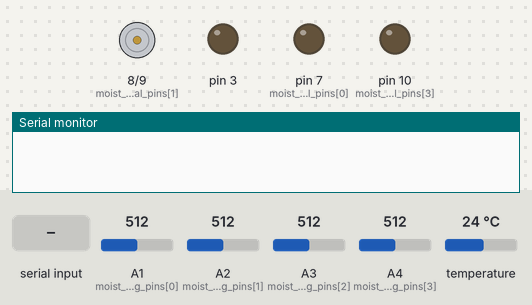
The sketch below on a simulated Arduino Uno, built with avr-gcc and run on an emulated ATmega328P. Parts: motor-driver pin pairs drawn as motors (green arrow = first pin HIGH = forward, orange = second pin HIGH = backward, longer = more drive), output pins drawn as LEDs (lit = HIGH), the last lines printed to the serial monitor. The test bench sets the inputs (shaded band); at power-on: A1 (moist_analog_pins[0]) = 512, A2 (moist_analog_pins[1]) = 512, A3 (moist_analog_pins[2]) = 512, A4 (moist_analog_pins[3]) = 512, temperature 24 °C. Pins used as bus, display or sensor lines are not drawn.

Above: at 1.2 s.
1.3 s: "SoilMoisture" received over Serial
At 2.2 s:
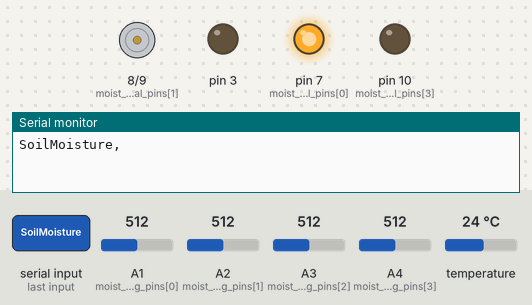
At 3.3 s:
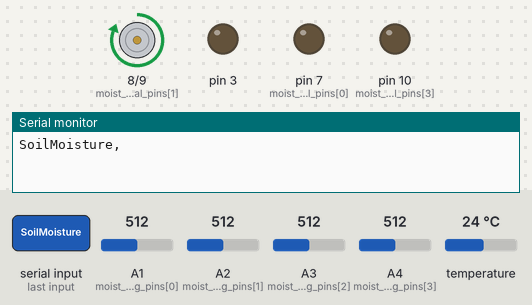
4.3 s: "Soil1,\n" received over Serial
At 5.4 s:
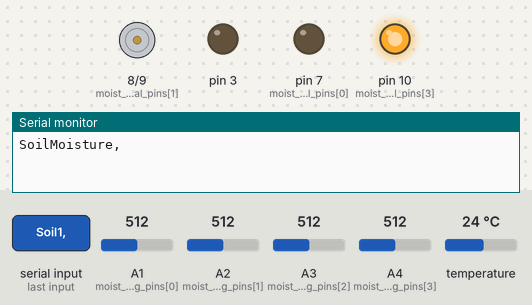
7.2 s: "All" received over Serial
Timing chart, 0 to 10.2 s (numbered marks = the images above; inputs shaded):
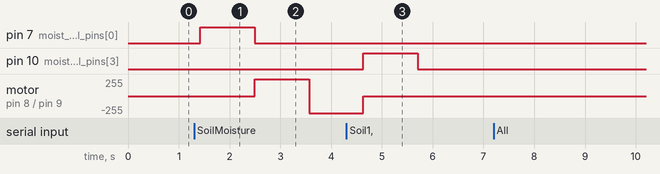

The sketch:

area51_2mo_3heatsuc1min_2salt_2drsuc_redmud.ino
```cpp
char delimiter =',';


//---------------------below required by module heat_suction_sensor----------------------------------------------------#
#include <OneWire.h>
OneWire  ds(3);  // on pin 10 (a 4.7K resistor is necessary)
// OneWire DS18S20, DS18B20, DS1822 Temperature Example
//
// http://www.pjrc.com/teensy/td_libs_OneWire.html
//
// The DallasTemperature library can do all this work for you!
// http://milesburton.com/Dallas_Temperature_Control_Library

byte heat_suction_sensor_1_addr[8];
byte heat_suction_sensor_2_addr[8];


int  heat_suction_sensor_heat_sw_1= 6;
//int  heat_suction_sensor_heat_sw_2= 5;
int  temp_sampling_number =20;
int  temp_sampling_interval_ms=1000;
//int  temp_sampling_number =20;
//int  temp_sampling_interval_ms=100;

//---------------------above required by module heat_suction_sensor----------------------------------------------------#


//---------------------below required by module salinity_humidity_sensor----------------------------------------------------#

#include <dht.h>
dht DHT;
#define DHT22_PIN_1 2
#define DHT22_PIN_2 11
//---------------------above required by module salinity_humidity_sensor----------------------------------------------------#


//-------------------below required by analog digital for moisture ---------------------

static const uint8_t moist_analog_pins[]  = {A1,A2,A3,A4};
int moist_digital_pins[] = {7,8,9,10};
int moist_number_readings=7;
int moist_dummy_readings=3;
int const moist_number_sensors=sizeof(moist_analog_pins);
float moist_data[moist_number_sensors];

//-------------------above required by analog digital for moisture ---------------------

void setup() {
  Serial.begin(9600); // open serial port, set the baud rate as 9600 bps
  pinMode(3, OUTPUT);


//---------------------below required by module analog moisture sensor----------------------------------------------------#

  for (int i=0; i<moist_number_sensors;i++){
      pinMode(moist_digital_pins[i],OUTPUT);
  }
//---------------------above required by module analog moisture sensor----------------------------------------------------#


//---------------------below required by module heat_suction_sensor----------------------------------------------------#
// define the address
////const char  addr='28E5A34A8007F';
//heat_suction_sensor_1_addr[0]=0x28;
//heat_suction_sensor_1_addr[1]=0xE5;
//heat_suction_sensor_1_addr[2]=0xA3;
//heat_suction_sensor_1_addr[3]=0x4A;
//heat_suction_sensor_1_addr[4]=0x08;
//heat_suction_sensor_1_addr[5]=0x00;
//heat_suction_sensor_1_addr[6]=0x00;
//heat_suction_sensor_1_addr[7]=0x7F;
////addr[0]=0x2847A686800B4;
//heat_suction_sensor_2_addr[0]=0x28;
//heat_suction_sensor_2_addr[1]=0x47;
//heat_suction_sensor_2_addr[2]=0xA6;
//heat_suction_sensor_2_addr[3]=0x86;
//heat_suction_sensor_2_addr[4]=0x08;
//heat_suction_sensor_2_addr[5]=0x00;
//heat_suction_sensor_2_addr[6]=0x00;
//heat_suction_sensor_2_addr[7]=0xB4;

// define the address
//const char  addr='28E5A34A8007F';
heat_suction_sensor_1_addr[0]=0x28;
heat_suction_sensor_1_addr[1]=0x96;
heat_suction_sensor_1_addr[2]=0xA2;
heat_suction_sensor_1_addr[3]=0x29;
heat_suction_sensor_1_addr[4]=0x08;
heat_suction_sensor_1_addr[5]=0x00;
heat_suction_sensor_1_addr[6]=0x00;
heat_suction_sensor_1_addr[7]=0x6B;

pinMode(heat_suction_sensor_heat_sw_1, OUTPUT);  // switch for heating sucktion sensor 1
//pinMode(heat_suction_sensor_heat_sw_2, OUTPUT);  // switch for heating sucktion sensor 2
//---------------------above required by module heat_suction_sensor----------------------------------------------------#

}


//void loop() {
//Serial.print("Soil1,");
//heat_suction_sensor(heat_suction_sensor_1_addr,heat_suction_sensor_heat_sw_1,temp_sampling_number,temp_sampling_interval_ms);
//delay(2000);
//heat_suction_sensor(heat_suction_sensor_2_addr,heat_suction_sensor_heat_sw_2,temp_sampling_number,temp_sampling_interval_ms);
//delay(2000);
//read_salinity_humidity_sensor(DHT22_PIN_2);
//delay(2000);
//read_salinity_humidity_sensor(DHT22_PIN_1);
//delay(2000);
//read_analog_moisture_sensor();
//delay(2000);
//Serial.println();
//}
void loop(void) {
    String content = "";
    char character;
    while(Serial.available()) {
        character = Serial.read();
        content.concat(character);
        delay (10);
    }
    if (content != ""){
        if (content == "All") {
            Serial.print("All");
            Serial.print(delimiter);
            heat_suction_sensor(heat_suction_sensor_1_addr,heat_suction_sensor_heat_sw_1,temp_sampling_number,temp_sampling_interval_ms);
            read_salinity_humidity_sensor(DHT22_PIN_2);
            read_salinity_humidity_sensor(DHT22_PIN_1);
            read_analog_moisture_sensor();
            Serial.println("AllDone");
        }
        else if (content == "SoilMoisture") {
            Serial.print("SoilMoisture");
            Serial.print(delimiter);
            read_analog_moisture_sensor();
            Serial.println("SoilMoistureDone");
        }
        else if (content == "SoilSalinity") {
            Serial.print("SoilSalinity");
            Serial.print(delimiter);
            read_salinity_humidity_sensor(DHT22_PIN_2);
            read_salinity_humidity_sensor(DHT22_PIN_1);
            Serial.println("SoilSalinityDone");
        }
        else if (content == "SoilSuction") {
            Serial.print("SoilSuction");
            Serial.print(delimiter);
            heat_suction_sensor(heat_suction_sensor_1_addr,heat_suction_sensor_heat_sw_1,temp_sampling_number,temp_sampling_interval_ms);
            Serial.println("SoilSuctionDone");
        }
        else {
          Serial.println(content);
        }
    } //content != ""
}  //loop

void heat_suction_sensor(byte heat_suction_sensor_addr[8],int heat_sw,int sampling_number, int sampling_interval_ms){

  Serial.print("SucHeat");
  Serial.print(delimiter);
  Serial.print(heat_suction_sensor_addr[0],HEX);
  Serial.print(heat_suction_sensor_addr[1],HEX);
  Serial.print(delimiter);
  Serial.print("Heating");
  Serial.print(delimiter);
//  int heat_sw;
//  byte heat_suction_sensor_addr[8];
  digitalWrite(heat_sw, HIGH);
  for (int i=0; i<=sampling_number; i++)
  {
      delay (sampling_interval_ms);
      read_DS18B20_by_addr(heat_suction_sensor_addr) ;
  }

  Serial.print("Dsping");
  Serial.print(delimiter);
  digitalWrite(heat_sw, LOW);
  for (int i=0; i<=sampling_number; i++)
  {
      delay (sampling_interval_ms);
      read_DS18B20_by_addr(heat_suction_sensor_addr) ;
  }
      //Serial.println();
}  // heat_suction_sensor


void read_salinity_humidity_sensor(int digi_pin){

  Serial.print("SaltRH");
  Serial.print(delimiter);
  Serial.print(digi_pin);
  Serial.print(delimiter);
  int chk1=DHT.read22(digi_pin);
  Serial.print(DHT.temperature);
  Serial.print(delimiter);
  Serial.print(DHT.humidity);
  Serial.print(delimiter);
}


void read_DS18B20_by_addr(byte addr[8]) {
  //byte addr[8];
  byte i;
  byte present = 0;
  byte type_s;
  byte data[12];
//  byte addr[8];
  float celsius;

      if (OneWire::crc8(addr, 7) != addr[7]) {
          Serial.println("CRC is not valid!");
          return;
      }

      ds.reset();
      ds.select(addr);
      ds.write(0x44, 1);        // start conversion, with parasite power on at the end

      delay(1000);     // maybe 750ms is enough, maybe not
      // we might do a ds.depower() here, but the reset will take care of it.

      present = ds.reset();
      ds.select(addr);
      ds.write(0xBE);         // Read Scratchpad

      //Serial.print("  Data = ");
      //Serial.print(present, HEX);
      //Serial.print(" ");
      for ( i = 0; i < 9; i++) {           // we need 9 bytes
        data[i] = ds.read();
        //Serial.print(data[i], HEX);
        //Serial.print(" ");
      }
      //Serial.print(" CRC=");
      //Serial.print(OneWire::crc8(data, 8), HEX);
      //Serial.println();

      // Convert the data to actual temperature
      // because the result is a 16 bit signed integer, it should
      // be stored to an "int16_t" type, which is always 16 bits
      // even when compiled on a 32 bit processor.
      int16_t raw = (data[1] << 8) | data[0];
      if (type_s) {
        raw = raw << 3; // 9 bit resolution default
        if (data[7] == 0x10) {
          // "count remain" gives full 12 bit resolution
          raw = (raw & 0xFFF0) + 12 - data[6];
        }
      } else {
        byte cfg = (data[4] & 0x60);
        // at lower res, the low bits are undefined, so let's zero them
        if (cfg == 0x00) raw = raw & ~7;  // 9 bit resolution, 93.75 ms
        else if (cfg == 0x20) raw = raw & ~3; // 10 bit res, 187.5 ms
        else if (cfg == 0x40) raw = raw & ~1; // 11 bit res, 375 ms
        //// default is 12 bit resolution, 750 ms conversion time
      }
      celsius = (float)raw / 16.0;
      //Serial.print(delimiter);
      Serial.print(celsius);
      Serial.write(delimiter);

  return;
}


void read_analog_moisture_sensor() {
  // read the input on analog pin 0
  for (int i=0; i<moist_number_sensors;i++){
    moist_data[i]=0;
    digitalWrite(moist_digital_pins[i],HIGH);
    delay(1000);

    for (int j=0;j<moist_dummy_readings;j++){
      analogRead(moist_analog_pins[i]);
      //delay(100);
    }

    for (int j=0;j<moist_number_readings;j++){
      moist_data[i]+=analogRead(moist_analog_pins[i]);
      delay(10);
    }

    moist_data[i]=moist_data[i]/moist_number_readings;
    digitalWrite(moist_digital_pins[i],LOW);
  }

    for (int i=0; i<moist_number_sensors;i++)
    {
    Serial.print("Mo");
    Serial.print(delimiter);
    //Serial.print((char)moist_analog_pins[i]);   // how to convert this to strings?
    Serial.print(moist_digital_pins[i]);
    Serial.print(delimiter);
    Serial.print(moist_data[i]);
    Serial.print(delimiter);

    }

    }
```

Measured:
- after the input at 1.3 s, pin 7 (moist_digital_pins[0]): LOW → HIGH after 0.12 s, → LOW 1.1 s later; motor on pin 8 (moist_digital_pins[1]) / pin 9 (moist_digital_pins[2]): stopped → forward 255/255 after 1.2 s, → backward 255/255 1.1 s later
